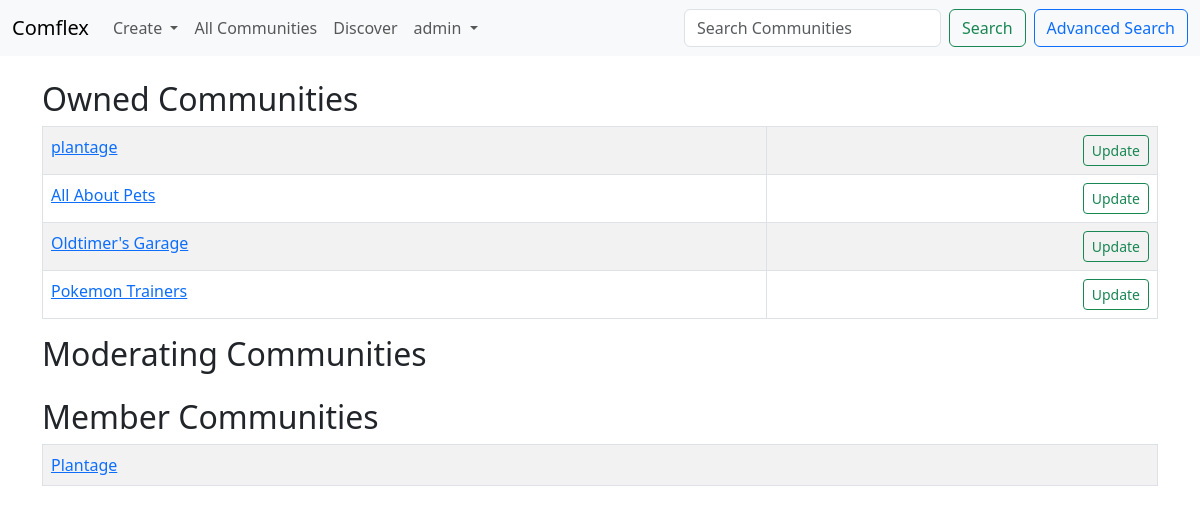
/my_communities (signed in), run on an earlier commit of the app's database.
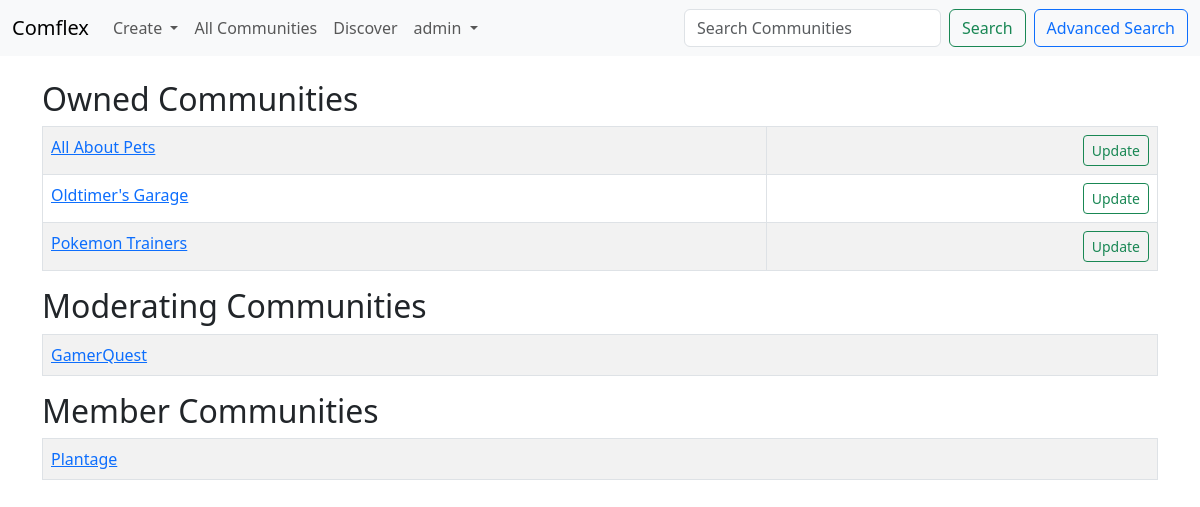
And on a later commit of the database.
### post_app/models.py (models this page shows)
class Community(models.Model):
    name = models.CharField('Community Name', max_length=120, unique=True)
    is_public = models.BooleanField(default=True, help_text="Check if the community is public!")
    creation_date = models.DateTimeField(auto_now_add=True)
    description = models.TextField(blank=True)
    owner_id = models.IntegerField('Community Owner', blank=False, default=1)
    owner_username = models.ForeignKey(User, blank=False, null=True, on_delete=models.SET_NULL)
    members = models.ManyToManyField(User, related_name='communities', blank=True)
    moderators = models.ManyToManyField(User, related_name='moderated_communities', blank=True)  # New field for moderators
    def __str__(self):
        return self.name

### post_app/views.py (the view)
# urls.py: path('my_communities', views.my_communities, name="my-communities"),
def my_communities(request):
    community_list = Community.objects.filter(members=request.user).order_by('-creation_date')
    owned_communities = community_list.filter(owner_id=request.user.id)
    moderated_communities = community_list.filter(moderators=request.user)
    joined_communities = community_list.exclude(owner_id=request.user.id).exclude(moderators=request.user)
    return render(request, 'posts/my_communities.html', {
        'owned_communities': owned_communities,
        'moderated_communities': moderated_communities,
        'joined_communities': joined_communities,
    })

### post_app/templates/posts/my_communities.html
{% extends 'posts/base.html' %}
{% block content %}
    <h2>Owned Communities</h2>
    <table class="table table-striped table-hover table-bordered">
        {% for community in owned_communities %}
            <tr>
                <td>
                    <a href="{% url 'show-community' community.id %}">{{ community }}</a>
                </td>
                {% if user.is_authenticated %}
                    <td align="right">
                        <a href="{% url 'modify-community' community.id %}" class="btn btn-outline-success btn-sm">Update</a>
                    </td>
                {% endif %}
            </tr>
        {% endfor %}
    </table>
    <h2>Moderating Communities</h2>
    <table class="table table-striped table-hover table-bordered">
        {% for community in moderated_communities %}
            <tr>
                <td>
                    <a href="{% url 'show-community' community.id %}">{{ community }}</a>
                </td>
            </tr>
        {% endfor %}
    </table>
    <h2>Member Communities</h2>
    <table class="table table-striped table-hover table-bordered">
        {% for community in joined_communities %}
            <tr>
                <td>
                    <a href="{% url 'show-community' community.id %}">{{ community }}</a>
                </td>
            </tr>
        {% endfor %}
    </table>
{% endblock %}

What changed in the data, as far as the page shows it:
removed Community: name "plantage", shown under "Owned Communities"
added Community: name "GamerQuest", shown under "Moderating Communities"
